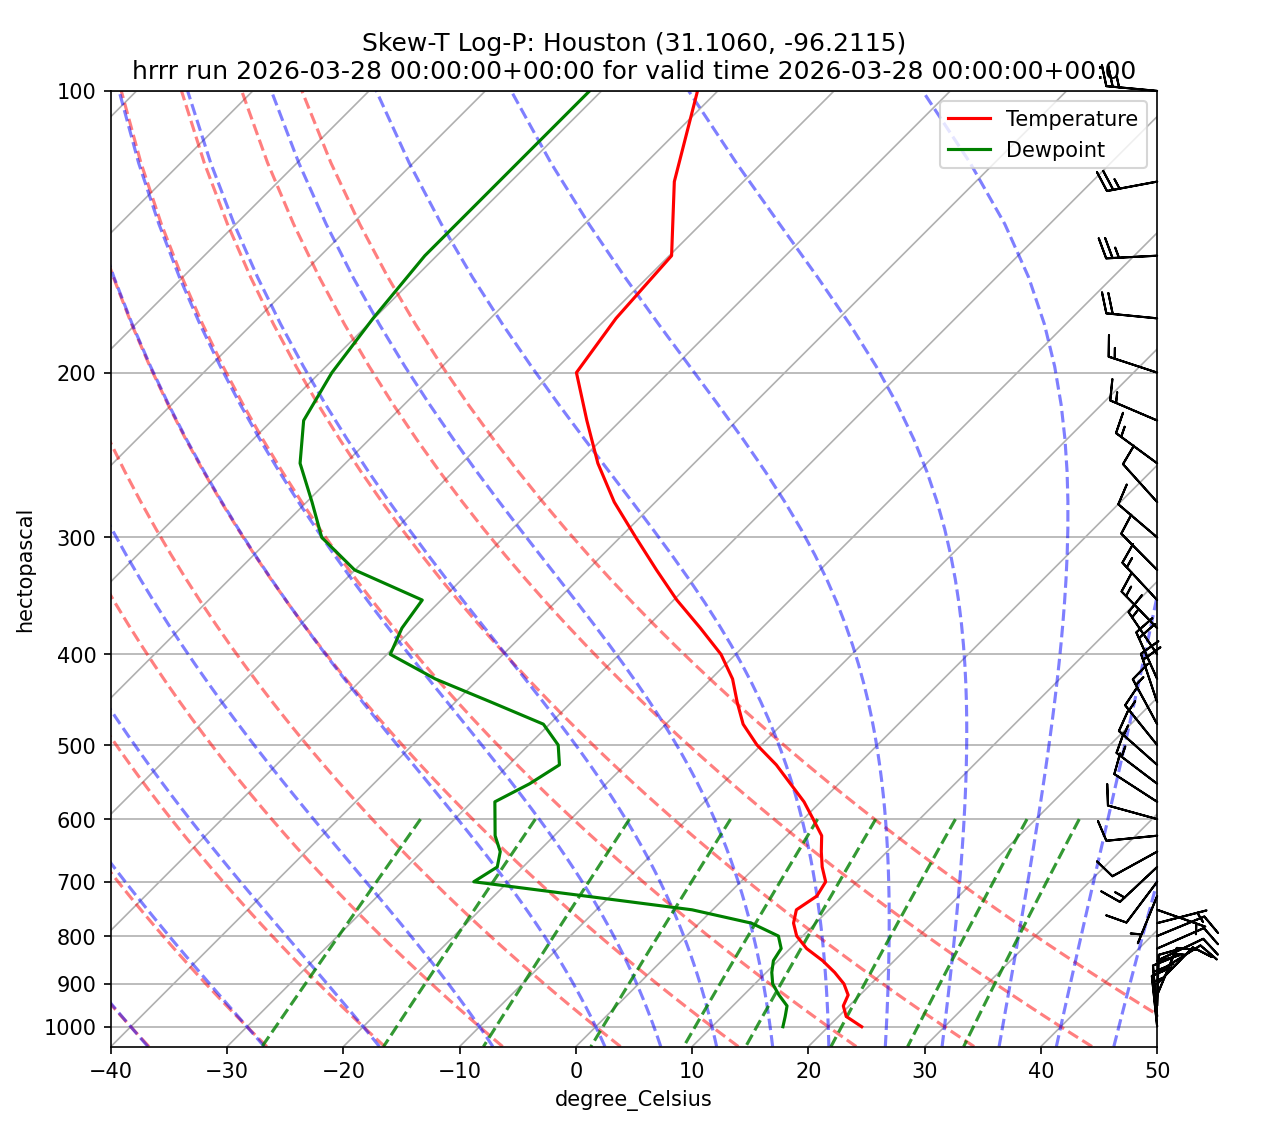

The Python source for this figure:
"""Skew-T Log-P example using GribStream pressure-level data.

This example writes a PNG by default so it works in terminals and headless
sessions. Use ``--show`` if you want an interactive Matplotlib window.

Install optional plotting dependencies with:
    pip install -r requirements-examples.txt
"""

from __future__ import annotations

import argparse
import datetime as dt
import os
from pathlib import Path

from client import GribStreamClient

PRESSURE_LEVELS = [
    100,
    125,
    150,
    175,
    200,
    225,
    250,
    275,
    300,
    325,
    350,
    375,
    400,
    425,
    450,
    475,
    500,
    525,
    550,
    575,
    600,
    625,
    650,
    675,
    700,
    725,
    750,
    775,
    800,
    825,
    850,
    875,
    900,
    925,
    950,
    975,
    1000,
]


def parse_utc_time(value: str) -> dt.datetime:
    normalized = value.strip().replace("Z", "+00:00")
    parsed = dt.datetime.fromisoformat(normalized)
    if parsed.tzinfo is None:
        parsed = parsed.replace(tzinfo=dt.timezone.utc)
    return parsed.astimezone(dt.timezone.utc)


def build_parser() -> argparse.ArgumentParser:
    parser = argparse.ArgumentParser(description="Create a Skew-T Log-P chart from GribStream data.")
    parser.add_argument("--dataset", default="hrrr", help="Dataset code with pressure-level TMP/DPT/UGRD/VGRD fields.")
    parser.add_argument("--time", default="2026-03-28T00:00:00Z", help="UTC valid time, e.g. 2026-03-28T00:00:00Z.")
    parser.add_argument("--lat", type=float, default=31.106, help="Latitude for the sounding point.")
    parser.add_argument("--lon", type=float, default=-96.2115, help="Longitude for the sounding point.")
    parser.add_argument("--name", default="Houston", help="Point label copied into result rows and chart title.")
    parser.add_argument("--min-lead-time", default="0h", help="Minimum lead time duration accepted by the API.")
    parser.add_argument("--max-lead-time", default="48h", help="Maximum lead time duration accepted by the API.")
    parser.add_argument("--output", type=Path, default=Path("skewtlogp.png"), help="PNG output path.")
    parser.add_argument("--show", action="store_true", help="Open an interactive Matplotlib window after saving.")
    return parser


def require_api_key() -> None:
    if not os.getenv("GRIBSTREAM_API_KEY"):
        raise SystemExit("Set GRIBSTREAM_API_KEY before running this example.")


def require_plotting_dependencies(show: bool):
    try:
        import matplotlib

        if not show:
            matplotlib.use("Agg")

        import matplotlib.pyplot as plt
        import numpy as np
        from metpy.plots import SkewT
        from metpy.units import units
    except ImportError as exc:
        raise SystemExit("Install optional plotting dependencies with: pip install -r requirements-examples.txt") from exc

    return plt, np, SkewT, units


def build_variables() -> list[dict[str, object]]:
    variables: list[dict[str, object]] = []
    for level in PRESSURE_LEVELS:
        level_name = f"{level} mb"
        variables.extend(
            [
                GribStreamClient.variable("TMP", level_name, info="", alias=f"tmp_{level}"),
                GribStreamClient.variable("DPT", level_name, info="", alias=f"dpt_{level}"),
                GribStreamClient.variable("UGRD", level_name, info="", alias=f"u_{level}"),
                GribStreamClient.variable("VGRD", level_name, info="", alias=f"v_{level}"),
            ]
        )
    return variables


def complete_levels(row, np) -> list[int]:
    levels: list[int] = []
    for level in PRESSURE_LEVELS:
        values = [row[f"tmp_{level}"], row[f"dpt_{level}"], row[f"u_{level}"], row[f"v_{level}"]]
        if all(np.isfinite(value) for value in values):
            levels.append(level)
    return levels


def main() -> None:
    args = build_parser().parse_args()
    require_api_key()
    plt, np, SkewT, units = require_plotting_dependencies(args.show)

    valid_time = parse_utc_time(args.time)
    coordinate = GribStreamClient.coordinate(args.lat, args.lon, args.name)

    with GribStreamClient() as client:
        df = client.timeseries(
            dataset=args.dataset,
            times_list=[valid_time],
            min_lead_time=args.min_lead_time,
            max_lead_time=args.max_lead_time,
            coordinates=[coordinate],
            variables=build_variables(),
        )

    if df.empty:
        raise RuntimeError("GribStream returned no rows for the selected sounding.")

    row = df.iloc[0]
    levels = complete_levels(row, np)
    if len(levels) < 3:
        raise RuntimeError("Fewer than three complete pressure levels were returned; cannot draw a useful Skew-T.")

    pressure = np.array(levels) * units.hPa
    temperature = (np.array([row[f"tmp_{level}"] for level in levels]) * units.kelvin).to("degC")
    dewpoint = (np.array([row[f"dpt_{level}"] for level in levels]) * units.kelvin).to("degC")
    u_wind = (np.array([row[f"u_{level}"] for level in levels]) * units("m/s")).to("knots")
    v_wind = (np.array([row[f"v_{level}"] for level in levels]) * units("m/s")).to("knots")

    fig = plt.figure(figsize=(9, 9))
    skew = SkewT(fig, rotation=45)
    skew.plot(pressure, temperature, "r", label="Temperature")
    skew.plot(pressure, dewpoint, "g", label="Dewpoint")
    skew.plot_barbs(pressure, u_wind, v_wind)
    skew.plot_dry_adiabats()
    skew.plot_moist_adiabats()
    skew.plot_mixing_lines()

    plt.legend()
    plt.title(
        f"Skew-T Log-P: {args.name} ({args.lat:.4f}, {args.lon:.4f})\n"
        f"{args.dataset} run {row['forecasted_at']} for valid time {row['forecasted_time']}"
    )
    args.output.parent.mkdir(parents=True, exist_ok=True)
    fig.savefig(args.output, dpi=150, bbox_inches="tight")
    print(f"Wrote {args.output}")

    if args.show:
        plt.show()


if __name__ == "__main__":
    main()
